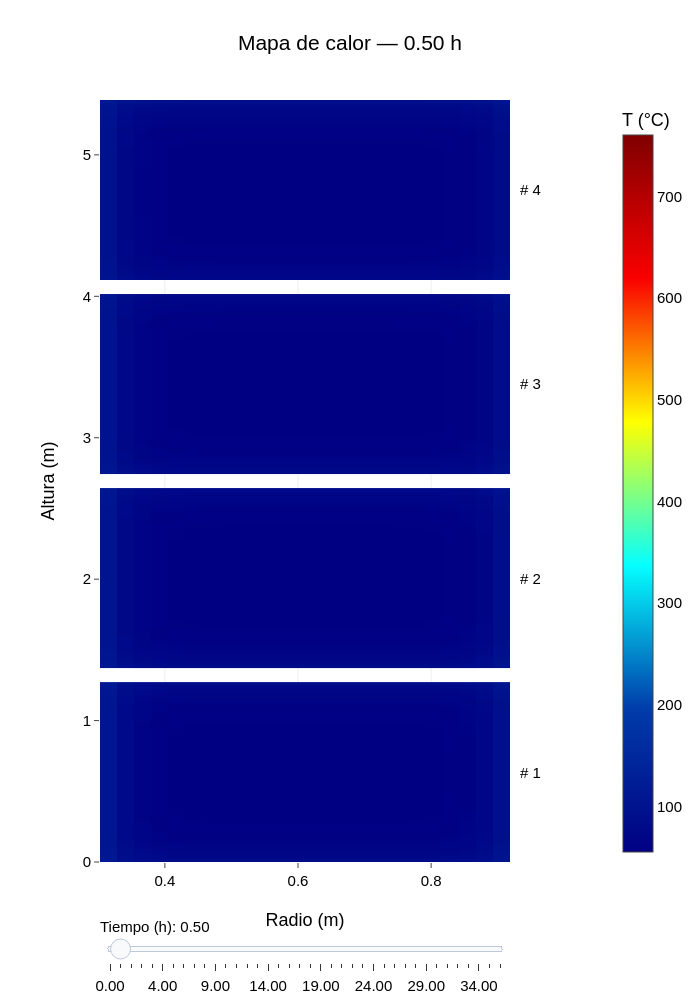

Write notebook code for a chart like this one.
### Markdown cell above
### Plot — Heatmap

### Code cell
heatmap_fig.show()

### Figure 1 — Plotly figure (JSON) as saved in the notebook; plotly's stock layout.template omitted (floating-point values rounded to 4 significant figures; data arrays with more than 128 entries replaced by an {"elided": "..."} marker saying what was removed)
{"data": [{"coloraxis": "coloraxis", "hovertemplate": "Rollo 1<br>Radio: %{x:.3f} m<br>Altura: %{y:.3f} m<br>Temperatura: %{z:.1f} °C<extra></extra>", "name": "Rollo 1", "type": "heatmap", "x": [0.3025, 0.3282, 0.3538, 0.3795, 0.4052, 0.4308, 0.4565, 0.4822, 0.5078, 0.5335, 0.5592, 0.5848, 0.6105, 0.6362, 0.6618, 0.6875, 0.7132, 0.7388, 0.7645, 0.7902, 0.8158, 0.8415, 0.8672, 0.8928, 0.9185], "y": [0.0, 0.02544, 0.05088, 0.07632, 0.1018, 0.1272, 0.1526, 0.1781, 0.2035, 0.229, 0.2544, 0.2798, 0.3053, 0.3307, 0.3562, 0.3816, 0.407, 0.4325, 0.4579, 0.4834, 0.5088, 0.5342, 0.5597, 0.5851, 0.6106, 0.636, 0.6614, 0.6869, 0.7123, 0.7378, 0.7632, 0.7886, 0.8141, 0.8395, 0.865, 0.8904, 0.9158, 0.9413, 0.9667, 0.9922, 1.018, 1.043, 1.068, 1.094, 1.119, 1.145, 1.17, 1.196, 1.221, 1.247, 1.272], "z": {"elided": "50x24 float values"}, "zsmooth": false}, {"coloraxis": "coloraxis", "hovertemplate": "Rollo 2<br>Radio: %{x:.3f} m<br>Altura: %{y:.3f} m<br>Temperatura: %{z:.1f} °C<extra></extra>", "name": "Rollo 2", "type": "heatmap", "x": [0.3025, 0.3282, 0.3538, 0.3795, 0.4052, 0.4308, 0.4565, 0.4822, 0.5078, 0.5335, 0.5592, 0.5848, 0.6105, 0.6362, 0.6618, 0.6875, 0.7132, 0.7388, 0.7645, 0.7902, 0.8158, 0.8415, 0.8672, 0.8928, 0.9185], "y": [1.372, 1.397, 1.423, 1.448, 1.474, 1.499, 1.525, 1.55, 1.576, 1.601, 1.626, 1.652, 1.677, 1.703, 1.728, 1.754, 1.779, 1.804, 1.83, 1.855, 1.881, 1.906, 1.932, 1.957, 1.983, 2.008, 2.033, 2.059, 2.084, 2.11, 2.135, 2.161, 2.186, 2.212, 2.237, 2.262, 2.288, 2.313, 2.339, 2.364, 2.39, 2.415, 2.44, 2.466, 2.491, 2.517, 2.542, 2.568, 2.593, 2.619, 2.644], "z": {"elided": "50x24 float values"}, "zsmooth": false}, {"coloraxis": "coloraxis", "hovertemplate": "Rollo 3<br>Radio: %{x:.3f} m<br>Altura: %{y:.3f} m<br>Temperatura: %{z:.1f} °C<extra></extra>", "name": "Rollo 3", "type": "heatmap", "x": [0.3025, 0.3282, 0.3538, 0.3795, 0.4052, 0.4308, 0.4565, 0.4822, 0.5078, 0.5335, 0.5592, 0.5848, 0.6105, 0.6362, 0.6618, 0.6875, 0.7132, 0.7388, 0.7645, 0.7902, 0.8158, 0.8415, 0.8672, 0.8928, 0.9185], "y": [2.744, 2.769, 2.795, 2.82, 2.846, 2.871, 2.897, 2.922, 2.948, 2.973, 2.998, 3.024, 3.049, 3.075, 3.1, 3.126, 3.151, 3.176, 3.202, 3.227, 3.253, 3.278, 3.304, 3.329, 3.355, 3.38, 3.405, 3.431, 3.456, 3.482, 3.507, 3.533, 3.558, 3.584, 3.609, 3.634, 3.66, 3.685, 3.711, 3.736, 3.762, 3.787, 3.812, 3.838, 3.863, 3.889, 3.914, 3.94, 3.965, 3.991, 4.016], "z": {"elided": "50x24 float values"}, "zsmooth": false}, {"coloraxis": "coloraxis", "hovertemplate": "Rollo 4<br>Radio: %{x:.3f} m<br>Altura: %{y:.3f} m<br>Temperatura: %{z:.1f} °C<extra></extra>", "name": "Rollo 4", "type": "heatmap", "x": [0.3025, 0.3282, 0.3538, 0.3795, 0.4052, 0.4308, 0.4565, 0.4822, 0.5078, 0.5335, 0.5592, 0.5848, 0.6105, 0.6362, 0.6618, 0.6875, 0.7132, 0.7388, 0.7645, 0.7902, 0.8158, 0.8415, 0.8672, 0.8928, 0.9185], "y": [4.116, 4.141, 4.167, 4.192, 4.218, 4.243, 4.269, 4.294, 4.32, 4.345, 4.37, 4.396, 4.421, 4.447, 4.472, 4.498, 4.523, 4.548, 4.574, 4.599, 4.625, 4.65, 4.676, 4.701, 4.727, 4.752, 4.777, 4.803, 4.828, 4.854, 4.879, 4.905, 4.93, 4.956, 4.981, 5.006, 5.032, 5.057, 5.083, 5.108, 5.134, 5.159, 5.184, 5.21, 5.235, 5.261, 5.286, 5.312, 5.337, 5.363, 5.388], "z": {"elided": "50x24 float values"}, "zsmooth": false}], "layout": {"annotations": [{"showarrow": false, "text": "# 1", "x": 1.02, "xanchor": "left", "xref": "paper", "y": 0.636, "yref": "y"}, {"showarrow": false, "text": "# 2", "x": 1.02, "xanchor": "left", "xref": "paper", "y": 2.008, "yref": "y"}, {"showarrow": false, "text": "# 3", "x": 1.02, "xanchor": "left", "xref": "paper", "y": 3.38, "yref": "y"}, {"showarrow": false, "text": "# 4", "x": 1.02, "xanchor": "left", "xref": "paper", "y": 4.752, "yref": "y"}], "coloraxis": {"cmax": 760.3, "cmin": 55, "colorbar": {"title": {"text": "T (°C)"}, "x": 1.25}, "colorscale": [[0, "rgb(0,0,131)"], [0.2, "rgb(0,60,170)"], [0.4, "rgb(5,255,255)"], [0.6, "rgb(255,255,0)"], [0.8, "rgb(250,0,0)"], [1, "rgb(128,0,0)"]]}, "font": {"color": "black", "family": "Arial", "size": 15}, "height": 1000, "margin": {"b": 130, "l": 100, "r": 140, "t": 100}, "sliders": [{"active": 1, "currentvalue": {"prefix": "Tiempo (h): "}, "pad": {"t": 50}, "steps": [{"args": [["0"], {"frame": {"duration": 0, "redraw": true}, "mode": "immediate", "transition": {"duration": 0}}], "label": "0.00", "method": "animate"}, {"args": [["360"], {"frame": {"duration": 0, "redraw": true}, "mode": "immediate", "transition": {"duration": 0}}], "label": "0.50", "method": "animate"}, {"args": [["720"], {"frame": {"duration": 0, "redraw": true}, "mode": "immediate", "transition": {"duration": 0}}], "label": "1.00", "method": "animate"}, {"args": [["1440"], {"frame": {"duration": 0, "redraw": true}, "mode": "immediate", "transition": {"duration": 0}}], "label": "2.00", "method": "animate"}, {"args": [["2160"], {"frame": {"duration": 0, "redraw": true}, "mode": "immediate", "transition": {"duration": 0}}], "label": "3.00", "method": "animate"}, {"args": [["2880"], {"frame": {"duration": 0, "redraw": true}, "mode": "immediate", "transition": {"duration": 0}}], "label": "4.00", "method": "animate"}, {"args": [["3600"], {"frame": {"duration": 0, "redraw": true}, "mode": "immediate", "transition": {"duration": 0}}], "label": "5.00", "method": "animate"}, {"args": [["4320"], {"frame": {"duration": 0, "redraw": true}, "mode": "immediate", "transition": {"duration": 0}}], "label": "6.00", "method": "animate"}, {"args": [["5040"], {"frame": {"duration": 0, "redraw": true}, "mode": "immediate", "transition": {"duration": 0}}], "label": "7.00", "method": "animate"}, {"args": [["5760"], {"frame": {"duration": 0, "redraw": true}, "mode": "immediate", "transition": {"duration": 0}}], "label": "8.00", "method": "animate"}, {"args": [["6480"], {"frame": {"duration": 0, "redraw": true}, "mode": "immediate", "transition": {"duration": 0}}], "label": "9.00", "method": "animate"}, {"args": [["7200"], {"frame": {"duration": 0, "redraw": true}, "mode": "immediate", "transition": {"duration": 0}}], "label": "10.00", "method": "animate"}, {"args": [["7920"], {"frame": {"duration": 0, "redraw": true}, "mode": "immediate", "transition": {"duration": 0}}], "label": "11.00", "method": "animate"}, {"args": [["8640"], {"frame": {"duration": 0, "redraw": true}, "mode": "immediate", "transition": {"duration": 0}}], "label": "12.00", "method": "animate"}, {"args": [["9360"], {"frame": {"duration": 0, "redraw": true}, "mode": "immediate", "transition": {"duration": 0}}], "label": "13.00", "method": "animate"}, {"args": [["10080"], {"frame": {"duration": 0, "redraw": true}, "mode": "immediate", "transition": {"duration": 0}}], "label": "14.00", "method": "animate"}, {"args": [["10800"], {"frame": {"duration": 0, "redraw": true}, "mode": "immediate", "transition": {"duration": 0}}], "label": "15.00", "method": "animate"}, {"args": [["11520"], {"frame": {"duration": 0, "redraw": true}, "mode": "immediate", "transition": {"duration": 0}}], "label": "16.00", "method": "animate"}, {"args": [["12240"], {"frame": {"duration": 0, "redraw": true}, "mode": "immediate", "transition": {"duration": 0}}], "label": "17.00", "method": "animate"}, {"args": [["12960"], {"frame": {"duration": 0, "redraw": true}, "mode": "immediate", "transition": {"duration": 0}}], "label": "18.00", "method": "animate"}, {"args": [["13680"], {"frame": {"duration": 0, "redraw": true}, "mode": "immediate", "transition": {"duration": 0}}], "label": "19.00", "method": "animate"}, {"args": [["14400"], {"frame": {"duration": 0, "redraw": true}, "mode": "immediate", "transition": {"duration": 0}}], "label": "20.00", "method": "animate"}, {"args": [["15120"], {"frame": {"duration": 0, "redraw": true}, "mode": "immediate", "transition": {"duration": 0}}], "label": "21.00", "method": "animate"}, {"args": [["15840"], {"frame": {"duration": 0, "redraw": true}, "mode": "immediate", "transition": {"duration": 0}}], "label": "22.00", "method": "animate"}, {"args": [["16560"], {"frame": {"duration": 0, "redraw": true}, "mode": "immediate", "transition": {"duration": 0}}], "label": "23.00", "method": "animate"}, {"args": [["17280"], {"frame": {"duration": 0, "redraw": true}, "mode": "immediate", "transition": {"duration": 0}}], "label": "24.00", "method": "animate"}, {"args": [["18000"], {"frame": {"duration": 0, "redraw": true}, "mode": "immediate", "transition": {"duration": 0}}], "label": "25.00", "method": "animate"}, {"args": [["18720"], {"frame": {"duration": 0, "redraw": true}, "mode": "immediate", "transition": {"duration": 0}}], "label": "26.00", "method": "animate"}, {"args": [["19440"], {"frame": {"duration": 0, "redraw": true}, "mode": "immediate", "transition": {"duration": 0}}], "label": "27.00", "method": "animate"}, {"args": [["20160"], {"frame": {"duration": 0, "redraw": true}, "mode": "immediate", "transition": {"duration": 0}}], "label": "28.00", "method": "animate"}, {"args": [["20880"], {"frame": {"duration": 0, "redraw": true}, "mode": "immediate", "transition": {"duration": 0}}], "label": "29.00", "method": "animate"}, {"args": [["21600"], {"frame": {"duration": 0, "redraw": true}, "mode": "immediate", "transition": {"duration": 0}}], "label": "30.00", "method": "animate"}, {"args": [["22320"], {"frame": {"duration": 0, "redraw": true}, "mode": "immediate", "transition": {"duration": 0}}], "label": "31.00", "method": "animate"}, {"args": [["23040"], {"frame": {"duration": 0, "redraw": true}, "mode": "immediate", "transition": {"duration": 0}}], "label": "32.00", "method": "animate"}, {"args": [["23760"], {"frame": {"duration": 0, "redraw": true}, "mode": "immediate", "transition": {"duration": 0}}], "label": "33.00", "method": "animate"}, {"args": [["24480"], {"frame": {"duration": 0, "redraw": true}, "mode": "immediate", "transition": {"duration": 0}}], "label": "34.00", "method": "animate"}, {"args": [["25200"], {"frame": {"duration": 0, "redraw": true}, "mode": "immediate", "transition": {"duration": 0}}], "label": "35.00", "method": "animate"}, {"args": [["25416"], {"frame": {"duration": 0, "redraw": true}, "mode": "immediate", "transition": {"duration": 0}}], "label": "35.30", "method": "animate"}]}], "title": {"text": "Mapa de calor — 0.50 h", "x": 0.5, "xanchor": "center"}, "width": 700, "xaxis": {"title": {"text": "Radio (m)"}, "zeroline": false}, "yaxis": {"range": [0, 5.388], "title": {"text": "Altura (m)"}, "zeroline": false}}}
